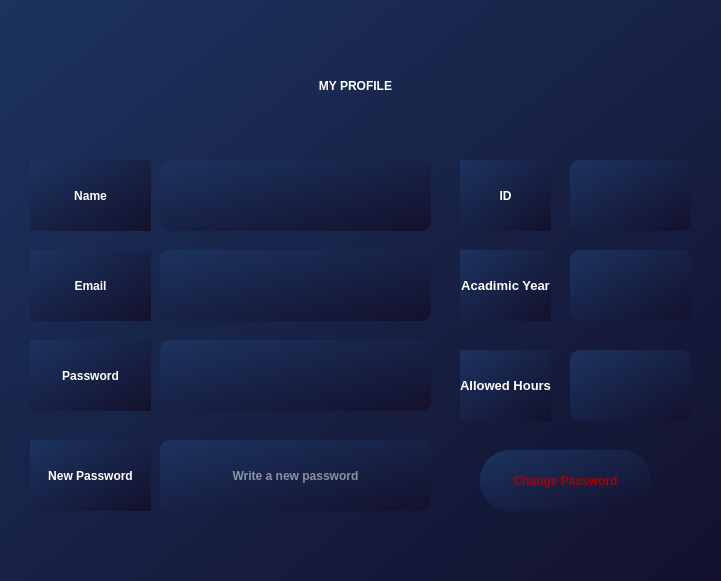
<?xml version="1.0" encoding="UTF-8"?>
<ui version="4.0">
 <class>Frame</class>
 <widget class="QFrame" name="Frame">
  <property name="geometry">
   <rect>
    <x>0</x>
    <y>0</y>
    <width>721</width>
    <height>581</height>
   </rect>
  </property>
  <property name="windowTitle">
   <string>Frame</string>
  </property>
  <property name="styleSheet">
   <string notr="true">    font-weight: 600;
    color: #ffffff;
background: qlineargradient(x1:0, y1:0, x2:1, y2:1, stop:0 #1c335f, stop:1 #13112d);
</string>
  </property>
  <widget class="QLabel" name="username">
   <property name="geometry">
    <rect>
     <x>160</x>
     <y>160</y>
     <width>271</width>
     <height>71</height>
    </rect>
   </property>
   <property name="styleSheet">
    <string notr="true">    border-radius: 10px;

text-align:center;</string>
   </property>
   <property name="text">
    <string/>
   </property>
   <property name="alignment">
    <set>Qt::AlignCenter</set>
   </property>
  </widget>
  <widget class="QLabel" name="Email">
   <property name="geometry">
    <rect>
     <x>160</x>
     <y>250</y>
     <width>271</width>
     <height>71</height>
    </rect>
   </property>
   <property name="styleSheet">
    <string notr="true">    border-radius: 10px;

text-align:center;</string>
   </property>
   <property name="text">
    <string/>
   </property>
   <property name="alignment">
    <set>Qt::AlignCenter</set>
   </property>
  </widget>
  <widget class="QPushButton" name="ChangePassBtn">
   <property name="geometry">
    <rect>
     <x>480</x>
     <y>450</y>
     <width>171</width>
     <height>61</height>
    </rect>
   </property>
   <property name="cursor">
    <cursorShape>PointingHandCursor</cursorShape>
   </property>
   <property name="styleSheet">
    <string notr="true">    border-radius: 30px;
   color : rgb(170, 0, 0)</string>
   </property>
   <property name="text">
    <string>Change Password</string>
   </property>
  </widget>
  <widget class="QLabel" name="label">
   <property name="geometry">
    <rect>
     <x>30</x>
     <y>160</y>
     <width>121</width>
     <height>71</height>
    </rect>
   </property>
   <property name="text">
    <string>Name</string>
   </property>
   <property name="alignment">
    <set>Qt::AlignCenter</set>
   </property>
  </widget>
  <widget class="QLabel" name="label_2">
   <property name="geometry">
    <rect>
     <x>30</x>
     <y>250</y>
     <width>121</width>
     <height>71</height>
    </rect>
   </property>
   <property name="text">
    <string>Email</string>
   </property>
   <property name="alignment">
    <set>Qt::AlignCenter</set>
   </property>
  </widget>
  <widget class="QLabel" name="label_4">
   <property name="geometry">
    <rect>
     <x>30</x>
     <y>340</y>
     <width>121</width>
     <height>71</height>
    </rect>
   </property>
   <property name="text">
    <string>Password</string>
   </property>
   <property name="alignment">
    <set>Qt::AlignCenter</set>
   </property>
  </widget>
  <widget class="QLabel" name="pass">
   <property name="geometry">
    <rect>
     <x>160</x>
     <y>340</y>
     <width>271</width>
     <height>71</height>
    </rect>
   </property>
   <property name="styleSheet">
    <string notr="true">    border-radius: 10px;

text-align:center;</string>
   </property>
   <property name="text">
    <string/>
   </property>
   <property name="alignment">
    <set>Qt::AlignCenter</set>
   </property>
  </widget>
  <widget class="QLabel" name="label_3">
   <property name="geometry">
    <rect>
     <x>30</x>
     <y>440</y>
     <width>121</width>
     <height>71</height>
    </rect>
   </property>
   <property name="text">
    <string>New Password</string>
   </property>
   <property name="alignment">
    <set>Qt::AlignCenter</set>
   </property>
  </widget>
  <widget class="QLineEdit" name="newPass">
   <property name="geometry">
    <rect>
     <x>160</x>
     <y>440</y>
     <width>271</width>
     <height>71</height>
    </rect>
   </property>
   <property name="styleSheet">
    <string notr="true">    border-radius: 10px;

text-align:center;</string>
   </property>
   <property name="echoMode">
    <enum>QLineEdit::Password</enum>
   </property>
   <property name="alignment">
    <set>Qt::AlignCenter</set>
   </property>
   <property name="placeholderText">
    <string>Write a new password</string>
   </property>
  </widget>
  <widget class="QLabel" name="label_5">
   <property name="geometry">
    <rect>
     <x>460</x>
     <y>160</y>
     <width>91</width>
     <height>71</height>
    </rect>
   </property>
   <property name="text">
    <string>ID</string>
   </property>
   <property name="alignment">
    <set>Qt::AlignCenter</set>
   </property>
  </widget>
  <widget class="QLabel" name="id">
   <property name="geometry">
    <rect>
     <x>570</x>
     <y>160</y>
     <width>121</width>
     <height>71</height>
    </rect>
   </property>
   <property name="styleSheet">
    <string notr="true">    border-radius: 10px;

text-align:center;</string>
   </property>
   <property name="text">
    <string/>
   </property>
   <property name="alignment">
    <set>Qt::AlignCenter</set>
   </property>
  </widget>
  <widget class="QLabel" name="AcadimicYear">
   <property name="geometry">
    <rect>
     <x>570</x>
     <y>250</y>
     <width>121</width>
     <height>71</height>
    </rect>
   </property>
   <property name="styleSheet">
    <string notr="true">    border-radius: 10px;

text-align:center;</string>
   </property>
   <property name="text">
    <string/>
   </property>
   <property name="alignment">
    <set>Qt::AlignCenter</set>
   </property>
  </widget>
  <widget class="QLabel" name="label_6">
   <property name="geometry">
    <rect>
     <x>460</x>
     <y>250</y>
     <width>91</width>
     <height>71</height>
    </rect>
   </property>
   <property name="styleSheet">
    <string notr="true">font-size:13px;</string>
   </property>
   <property name="text">
    <string>Acadimic Year</string>
   </property>
   <property name="alignment">
    <set>Qt::AlignCenter</set>
   </property>
  </widget>
  <widget class="QLabel" name="label_7">
   <property name="geometry">
    <rect>
     <x>460</x>
     <y>350</y>
     <width>91</width>
     <height>71</height>
    </rect>
   </property>
   <property name="styleSheet">
    <string notr="true">font-size:13px;</string>
   </property>
   <property name="text">
    <string>Allowed Hours</string>
   </property>
   <property name="alignment">
    <set>Qt::AlignCenter</set>
   </property>
  </widget>
  <widget class="QLabel" name="AllowedHours">
   <property name="geometry">
    <rect>
     <x>570</x>
     <y>350</y>
     <width>121</width>
     <height>71</height>
    </rect>
   </property>
   <property name="styleSheet">
    <string notr="true">    border-radius: 10px;

text-align:center;</string>
   </property>
   <property name="text">
    <string/>
   </property>
   <property name="alignment">
    <set>Qt::AlignCenter</set>
   </property>
  </widget>
  <widget class="QLabel" name="label_8">
   <property name="geometry">
    <rect>
     <x>150</x>
     <y>30</y>
     <width>411</width>
     <height>111</height>
    </rect>
   </property>
   <property name="styleSheet">
    <string notr="true">
color:rgb(255, 255, 255);
font: 36pt &quot;Castellar&quot;;
    font-weight: 900;
    background-color: transparent;

</string>
   </property>
   <property name="text">
    <string>MY PROFILE</string>
   </property>
   <property name="alignment">
    <set>Qt::AlignCenter</set>
   </property>
  </widget>
  <widget class="QLabel" name="validation">
   <property name="geometry">
    <rect>
     <x>170</x>
     <y>520</y>
     <width>261</width>
     <height>41</height>
    </rect>
   </property>
   <property name="styleSheet">
    <string notr="true">
color:rgb(255, 255, 255);
    background-color: transparent;

</string>
   </property>
   <property name="text">
    <string/>
   </property>
   <property name="alignment">
    <set>Qt::AlignCenter</set>
   </property>
  </widget>
 </widget>
 <resources/>
 <connections/>
</ui>
